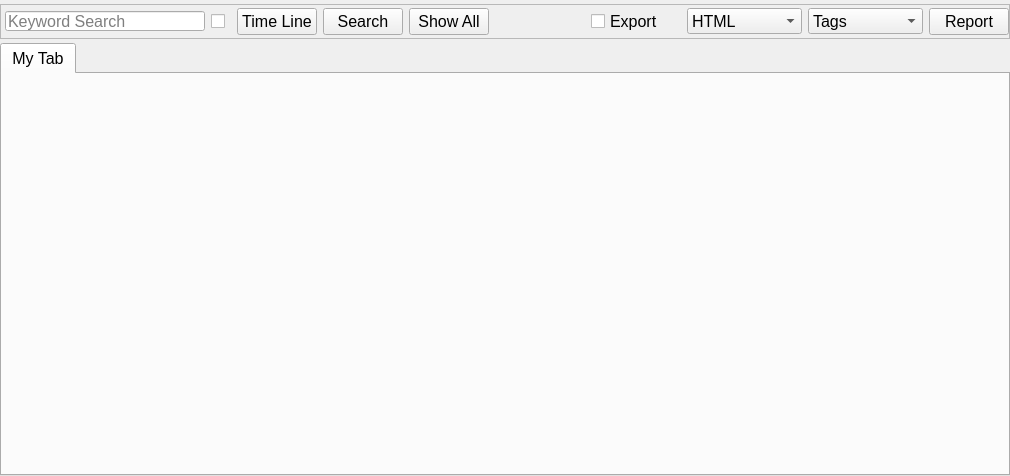
<?xml version="1.0" encoding="UTF-8"?>
<ui version="4.0">
 <class>plugin_viewer</class>
 <widget class="QFrame" name="plugin_viewer">
  <property name="geometry">
   <rect>
    <x>0</x>
    <y>0</y>
    <width>1010</width>
    <height>476</height>
   </rect>
  </property>
  <property name="windowTitle">
   <string>Frame</string>
  </property>
  <property name="frameShape">
   <enum>QFrame::NoFrame</enum>
  </property>
  <property name="frameShadow">
   <enum>QFrame::Plain</enum>
  </property>
  <layout class="QVBoxLayout" name="verticalLayout_35">
   <property name="spacing">
    <number>0</number>
   </property>
   <property name="leftMargin">
    <number>0</number>
   </property>
   <property name="topMargin">
    <number>4</number>
   </property>
   <property name="rightMargin">
    <number>0</number>
   </property>
   <property name="bottomMargin">
    <number>0</number>
   </property>
   <item>
    <layout class="QVBoxLayout" name="verticalLayout_3">
     <property name="spacing">
      <number>4</number>
     </property>
     <item>
      <widget class="QFrame" name="frame">
       <property name="minimumSize">
        <size>
         <width>0</width>
         <height>35</height>
        </size>
       </property>
       <property name="maximumSize">
        <size>
         <width>16777215</width>
         <height>35</height>
        </size>
       </property>
       <property name="frameShape">
        <enum>QFrame::StyledPanel</enum>
       </property>
       <property name="frameShadow">
        <enum>QFrame::Raised</enum>
       </property>
       <layout class="QHBoxLayout" name="horizontalLayout">
        <property name="leftMargin">
         <number>4</number>
        </property>
        <property name="topMargin">
         <number>0</number>
        </property>
        <property name="rightMargin">
         <number>0</number>
        </property>
        <property name="bottomMargin">
         <number>0</number>
        </property>
        <item>
         <widget class="QLineEdit" name="lineEdit_search">
          <property name="minimumSize">
           <size>
            <width>200</width>
            <height>20</height>
           </size>
          </property>
          <property name="maximumSize">
           <size>
            <width>200</width>
            <height>20</height>
           </size>
          </property>
          <property name="font">
           <font>
            <pointsize>12</pointsize>
           </font>
          </property>
          <property name="styleSheet">
           <string notr="true"/>
          </property>
          <property name="dragEnabled">
           <bool>true</bool>
          </property>
          <property name="placeholderText">
           <string>Keyword Search</string>
          </property>
          <property name="clearButtonEnabled">
           <bool>true</bool>
          </property>
         </widget>
        </item>
        <item>
         <widget class="QCheckBox" name="checkBox_timeline">
          <property name="minimumSize">
           <size>
            <width>20</width>
            <height>0</height>
           </size>
          </property>
          <property name="maximumSize">
           <size>
            <width>20</width>
            <height>16777215</height>
           </size>
          </property>
          <property name="text">
           <string/>
          </property>
         </widget>
        </item>
        <item>
         <widget class="QPushButton" name="pushButton_timeline">
          <property name="minimumSize">
           <size>
            <width>0</width>
            <height>0</height>
           </size>
          </property>
          <property name="maximumSize">
           <size>
            <width>545435</width>
            <height>16777215</height>
           </size>
          </property>
          <property name="font">
           <font>
            <pointsize>12</pointsize>
           </font>
          </property>
          <property name="styleSheet">
           <string notr="true"/>
          </property>
          <property name="text">
           <string>Time Line</string>
          </property>
          <property name="iconSize">
           <size>
            <width>12</width>
            <height>12</height>
           </size>
          </property>
         </widget>
        </item>
        <item>
         <widget class="QPushButton" name="pushButton_search">
          <property name="minimumSize">
           <size>
            <width>0</width>
            <height>0</height>
           </size>
          </property>
          <property name="maximumSize">
           <size>
            <width>545435</width>
            <height>16777215</height>
           </size>
          </property>
          <property name="font">
           <font>
            <pointsize>12</pointsize>
           </font>
          </property>
          <property name="styleSheet">
           <string notr="true"/>
          </property>
          <property name="text">
           <string>Search</string>
          </property>
          <property name="iconSize">
           <size>
            <width>12</width>
            <height>12</height>
           </size>
          </property>
         </widget>
        </item>
        <item>
         <widget class="QPushButton" name="pushButton_showall">
          <property name="minimumSize">
           <size>
            <width>0</width>
            <height>0</height>
           </size>
          </property>
          <property name="maximumSize">
           <size>
            <width>545435</width>
            <height>16777215</height>
           </size>
          </property>
          <property name="font">
           <font>
            <pointsize>12</pointsize>
           </font>
          </property>
          <property name="styleSheet">
           <string notr="true"/>
          </property>
          <property name="text">
           <string>Show All</string>
          </property>
          <property name="iconSize">
           <size>
            <width>12</width>
            <height>12</height>
           </size>
          </property>
         </widget>
        </item>
        <item>
         <spacer name="horizontalSpacer_3">
          <property name="orientation">
           <enum>Qt::Horizontal</enum>
          </property>
          <property name="sizeHint" stdset="0">
           <size>
            <width>74</width>
            <height>18</height>
           </size>
          </property>
         </spacer>
        </item>
        <item>
         <widget class="QCheckBox" name="checkBox_export">
          <property name="minimumSize">
           <size>
            <width>90</width>
            <height>0</height>
           </size>
          </property>
          <property name="maximumSize">
           <size>
            <width>90</width>
            <height>16777215</height>
           </size>
          </property>
          <property name="font">
           <font>
            <pointsize>12</pointsize>
           </font>
          </property>
          <property name="text">
           <string>Export </string>
          </property>
          <property name="iconSize">
           <size>
            <width>12</width>
            <height>12</height>
           </size>
          </property>
         </widget>
        </item>
        <item>
         <widget class="QComboBox" name="comboBox_report_type_selection">
          <property name="minimumSize">
           <size>
            <width>115</width>
            <height>26</height>
           </size>
          </property>
          <property name="maximumSize">
           <size>
            <width>115</width>
            <height>26</height>
           </size>
          </property>
          <property name="font">
           <font>
            <pointsize>12</pointsize>
           </font>
          </property>
          <item>
           <property name="text">
            <string>HTML</string>
           </property>
          </item>
          <item>
           <property name="text">
            <string>PDF</string>
           </property>
          </item>
          <item>
           <property name="text">
            <string>CSV</string>
           </property>
          </item>
          <item>
           <property name="text">
            <string>XML</string>
           </property>
          </item>
          <item>
           <property name="text">
            <string>KML</string>
           </property>
          </item>
         </widget>
        </item>
        <item>
         <widget class="QComboBox" name="comboBox_report_content_selection">
          <property name="minimumSize">
           <size>
            <width>115</width>
            <height>26</height>
           </size>
          </property>
          <property name="maximumSize">
           <size>
            <width>115</width>
            <height>26</height>
           </size>
          </property>
          <property name="font">
           <font>
            <pointsize>12</pointsize>
           </font>
          </property>
          <item>
           <property name="text">
            <string>Tags</string>
           </property>
          </item>
          <item>
           <property name="text">
            <string>Full</string>
           </property>
          </item>
          <item>
           <property name="text">
            <string>Screen Items</string>
           </property>
          </item>
         </widget>
        </item>
        <item>
         <widget class="QPushButton" name="pushButton_generate_report">
          <property name="minimumSize">
           <size>
            <width>0</width>
            <height>0</height>
           </size>
          </property>
          <property name="maximumSize">
           <size>
            <width>545435</width>
            <height>16777215</height>
           </size>
          </property>
          <property name="font">
           <font>
            <pointsize>12</pointsize>
           </font>
          </property>
          <property name="focusPolicy">
           <enum>Qt::WheelFocus</enum>
          </property>
          <property name="styleSheet">
           <string notr="true"/>
          </property>
          <property name="text">
           <string>Report</string>
          </property>
          <property name="iconSize">
           <size>
            <width>12</width>
            <height>12</height>
           </size>
          </property>
          <property name="flat">
           <bool>false</bool>
          </property>
         </widget>
        </item>
       </layout>
      </widget>
     </item>
     <item>
      <layout class="QHBoxLayout" name="horizontalLayout_2">
       <property name="spacing">
        <number>4</number>
       </property>
       <item>
        <widget class="QTabWidget" name="tabWidget">
         <property name="font">
          <font>
           <pointsize>12</pointsize>
          </font>
         </property>
         <property name="tabShape">
          <enum>QTabWidget::Rounded</enum>
         </property>
         <property name="currentIndex">
          <number>0</number>
         </property>
         <property name="elideMode">
          <enum>Qt::ElideNone</enum>
         </property>
         <property name="usesScrollButtons">
          <bool>true</bool>
         </property>
         <property name="documentMode">
          <bool>false</bool>
         </property>
         <property name="tabsClosable">
          <bool>false</bool>
         </property>
         <property name="movable">
          <bool>false</bool>
         </property>
         <property name="tabBarAutoHide">
          <bool>false</bool>
         </property>
         <widget class="QWidget" name="tab_1">
          <property name="maximumSize">
           <size>
            <width>16777215</width>
            <height>16777215</height>
           </size>
          </property>
          <attribute name="title">
           <string>My Tab</string>
          </attribute>
          <layout class="QVBoxLayout" name="verticalLayout_27">
           <property name="spacing">
            <number>4</number>
           </property>
           <property name="leftMargin">
            <number>4</number>
           </property>
           <property name="topMargin">
            <number>0</number>
           </property>
           <property name="rightMargin">
            <number>4</number>
           </property>
           <property name="bottomMargin">
            <number>2</number>
           </property>
          </layout>
         </widget>
        </widget>
       </item>
      </layout>
     </item>
    </layout>
   </item>
  </layout>
 </widget>
 <resources/>
 <connections/>
</ui>
